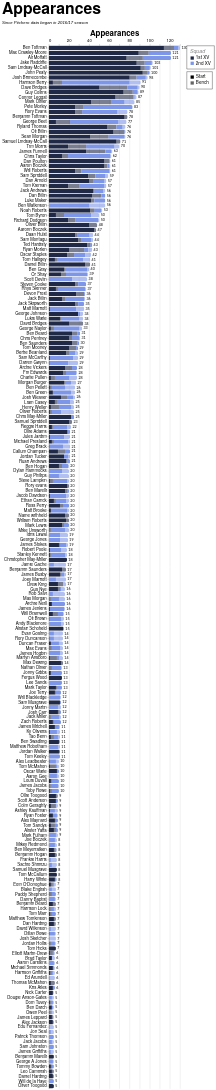

Describe this chart as a Vega-Lite specification.
### Vega-Lite specification from a JSON file in a GitHub repository (floating-point values rounded to 4 significant figures; data arrays with more than 128 entries replaced by an {"elided": "..."} marker saying what was removed)
{"config": {"axis": {"labelFont": "PT Sans Narrow, Helvetica Neue, Helvetica, Arial, sans-serif", "titleFont": "PT Sans Narrow, Helvetica Neue, Helvetica, Arial, sans-serif", "labelFontSize": 13, "titleFontSize": 24, "gridColor": "#202947", "gridOpacity": 0.2, "zindex": 1}, "text": {"font": "Lato, sans-serif"}, "bar": {"cornerRadiusEnd": 5}, "header": {"labelFont": "PT Sans Narrow, Helvetica Neue, Helvetica, Arial, sans-serif", "titleFont": "PT Sans Narrow, Helvetica Neue, Helvetica, Arial, sans-serif", "labelFontSize": 24, "titleFontSize": 28, "labelFontWeight": "bold", "orient": "left"}, "legend": {"labelFont": "PT Sans Narrow, Helvetica Neue, Helvetica, Arial, sans-serif", "titleFont": "PT Sans Narrow, Helvetica Neue, Helvetica, Arial, sans-serif", "labelFontSize": 14, "titleFontSize": 16, "titlePadding": 5, "fillColor": "white", "strokeColor": "black", "padding": 10, "titleFontWeight": "lighter", "titleFontStyle": "italic", "titleColor": "gray", "offset": 10}, "title": {"font": "PT Sans Narrow, Helvetica Neue, Helvetica, Arial, sans-serif", "fontSize": 48, "fontWeight": "bold", "anchor": "start", "align": "center", "titlePadding": 20, "subtitlePadding": 10, "subtitleFontSize": 13, "subtitleColor": "", "subtitleFontStyle": "italic", "offset": 15, "color": "black"}, "axisX": {"labelAngle": 0}, "facet": {"title": null, "header": null, "align": {"row": "each", "column": "each"}, "spacing": 10}, "resolve": {"scale": {"y": "independent", "facet": "independent"}}, "background": "transparent", "scale": {"offsetBandPaddingOuter": 0.2, "offsetBandPaddingInner": 0.1}, "view": {"stroke": null, "background": "transparent"}}, "layer": [{"mark": {"type": "bar"}, "encoding": {"color": {"field": "squad", "legend": {"direction": "vertical", "labelExpr": "datum.value + ' XV'", "offset": 20, "orient": "right", "title": "Squad"}, "scale": {"domain": ["1st", "2nd"], "range": ["#202946", "#7d96e8"]}, "sort": ["1st", "2nd"], "type": "nominal"}, "opacity": {"field": "start", "legend": {"direction": "vertical", "offset": 20, "orient": "right", "title": null}, "scale": {"domain": ["Start", "Bench"], "range": [1.0, 0.6]}, "sort": ["Start", "Bench"], "type": "nominal"}, "order": {"field": "stack_order", "sort": "ascending", "type": "quantitative"}, "tooltip": [{"field": "player", "title": "Player", "type": "nominal"}, {"field": "squad", "title": "Squad", "type": "nominal"}, {"field": "start", "title": "Selection", "type": "nominal"}, {"aggregate": "sum", "field": "games", "title": "Games", "type": "quantitative"}, {"aggregate": "max", "field": "player_total", "title": "Total", "type": "quantitative"}], "x": {"aggregate": "sum", "axis": {"orient": "top", "title": "Appearances"}, "field": "games", "type": "quantitative"}, "y": {"field": "player", "sort": {"field": "player_total", "op": "max", "order": "descending"}, "title": null, "type": "nominal"}}}, {"mark": {"type": "text", "align": "left", "baseline": "middle", "color": "black", "dx": 4, "fontSize": 11}, "encoding": {"text": {"field": "total_games", "format": ".0f", "type": "quantitative"}, "x": {"axis": {"orient": "top", "title": "Appearances"}, "field": "total_games", "type": "quantitative"}, "y": {"field": "player", "sort": {"field": "player_total", "op": "max", "order": "descending"}, "title": null, "type": "nominal"}}, "transform": [{"aggregate": [{"op": "sum", "field": "games", "as": "total_games"}, {"op": "max", "field": "player_total", "as": "player_total"}], "groupby": ["player"]}]}], "data": {"name": "data-9a90c5f10dd1c44b4d7a40c3957476ae"}, "height": {"step": 15}, "params": [{"name": "seasonParam", "value": []}, {"name": "gameTypesParam", "value": []}, {"name": "squadParam", "value": "All"}, {"name": "positionsParam", "value": []}, {"name": "minAppsParam", "value": 5}], "title": {"text": "Appearances", "subtitle": "Since Pitchero data began in 2016/17 season"}, "transform": [{"filter": "length(seasonParam) === 0 || indexof(seasonParam, datum.season) >= 0"}, {"filter": "length(gameTypesParam) === 0 || indexof(gameTypesParam, datum.game_type) >= 0"}, {"filter": "squadParam === \"All\" || datum.squad === squadParam"}, {"filter": "length(positionsParam) === 0 || indexof(positionsParam, datum.position) >= 0"}, {"joinaggregate": [{"op": "sum", "field": "games", "as": "player_total"}], "groupby": ["player"]}, {"filter": "datum.player_total >= minAppsParam"}], "width": 400, "$schema": "https://vega.github.io/schema/vega-lite/v5.20.1.json", "datasets": {"data-9a90c5f10dd1c44b4d7a40c3957476ae": {"elided": "2559 records"}}}
